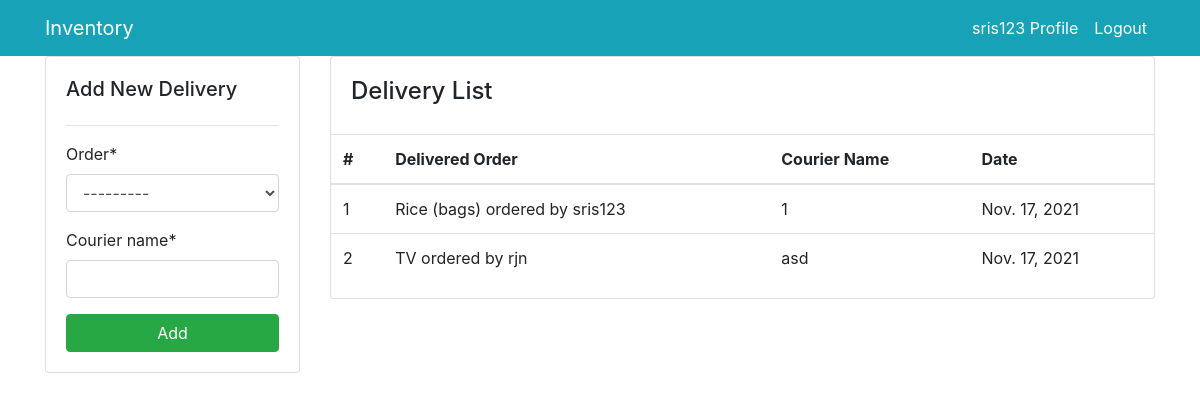
Page /order/delivery/ (signed in) on the committed database.
### order/models.py (models this page shows, shortened)
class Delivery(models.Model):
    order = models.ForeignKey(Order, on_delete=models.CASCADE)
    courier_name = models.CharField(max_length=120)
    created_date = models.DateField(auto_now_add=True)

class Order(models.Model):
    user = models.ForeignKey(User, on_delete = models.SET_NULL, null=True)
    product = models.ForeignKey(Product, on_delete = models.SET_NULL, null=True)
    status = models.CharField(max_length=50, choices = status, default='New')
    quantity = models.IntegerField()
    order_note = models.CharField(max_length=120, blank=True)
    created_at = models.DateTimeField(auto_now_add = True)
    def __str__(self):
        return self.product.product_name + ' ordered by ' + self.user.username

### store/models.py (models this page shows, shortened)
class Product(models.Model):
    product_name = models.CharField(max_length=50,unique=True)
    stock = models.IntegerField()
    is_available = models.BooleanField(default=True)
    category = models.ForeignKey(Category, on_delete = models.CASCADE)
    create_date =  models.DateTimeField(auto_now_add=True)

### order/views.py (the view)
# urls.py: path('delivery/', delivery, name='delivery'),
@login_required(login_url='login')
def delivery(request):
    try:
        total_delivery = Delivery.objects.all()
    except:
        total_delivery = None
    if request.method == 'POST':
        form = DeliveryForm(request.POST)
        if form.is_valid():
            instance = form.save()
            order = Order.objects.get(id=instance.order.id)
            product = Product.objects.get(product_name=order.product.product_name)
            product.stock -= order.quantity
            product.save()
            order.status = 'completed'
            order.save()
            product_name = form.cleaned_data.get('order.product_name')
            messages.success(request, f'{product_name} has been delivery')
            return redirect('dashboard')
    else:
        form = DeliveryForm()
    context = {
        'delivery': total_delivery,
        'form':form
    }
    return render(request, 'order/delivery_list.html',context)

### order/forms.py
class DeliveryForm(forms.ModelForm):
    class Meta:
        model = Delivery
        fields = ['order','courier_name']

### templates/order/delivery_list.html (shortened to what this page needs)
{% extends 'base/base.html' %}
{% load crispy_forms_tags %}
{% block content %}
<div class="row">
    <div class="col-md-3">
        <div class="card card-body">
            <h5>Add New Delivery</h5>
            <hr>
            <form method="POST">
                {{ form|crispy }}
                <input class="btn btn-success btn-block" type="submit" value="Add">
            </form>
        </div>
    </div>
    <div class="col-md-9">
        <div class="card">
            <div class="card-body">
                <h4 class="box-title">Delivery List </h4>
            </div>
            <div class="card-body--">
                <div class="table-stats order-table ov-h">
                    <table class="table ">
                        <thead>
                            <tr>
                                <th class="serial">#</th>
                                <th>Delivered Order</th>
                                <th>Courier Name</th>
                                <th>Date</th>
                            </tr>
                        </thead>
                        <tbody>
                            {% if delivery %}
                            {% for delivery in delivery %}
                            <tr>
                                <td class="serial">{{ forloop.counter }}</td>
                                <td>{{ delivery.order }}</td>
                                <td>{{ delivery.courier_name }}</td>
                                <td>{{ delivery.created_date }}</td>
                            </tr>
                            {% endfor %}
                            {% else %}
                                <tr><td>No Delivery Data</td></tr>
                            {% endif %}
                        </tbody>
                    </table>
                </div>
            </div>
        </div>
    </div>
</div>
{% endblock content %}

### templates/base/navbar.html (shortened to what this page needs)
{% load static %}
<nav class="navbar navbar-expand-lg navbar-info bg-info">
  <div class="container">
    {% if user.is_authenticated %}
    <a class="navbar-brand text-white" href="{% url 'dashboard' %}">Inventory</a>
    <div class="collapse navbar-collapse" id="navbarSupportedContent">
            <ul class="navbar-nav ml-auto">
        <li class="nav-item active">
          <a class="nav-link text-white">{{ user.username }} Profile</a>
        </li>
        <li class="nav-item">
          <a class="nav-link text-white" href="{% url 'logout' %}">Logout</a>
        </li>
      </ul>
      {% endif %}
    </div>
  </div>
</nav>

### rows in the picture
Delivery: order "Rice (bags) ordered by sris123", courier_name "1", created_date "Nov. 17, 2021"
Delivery: order "TV ordered by rjn", courier_name "asd", created_date "Nov. 17, 2021"

### other values in the picture
{{ user.username }} "sris123"
